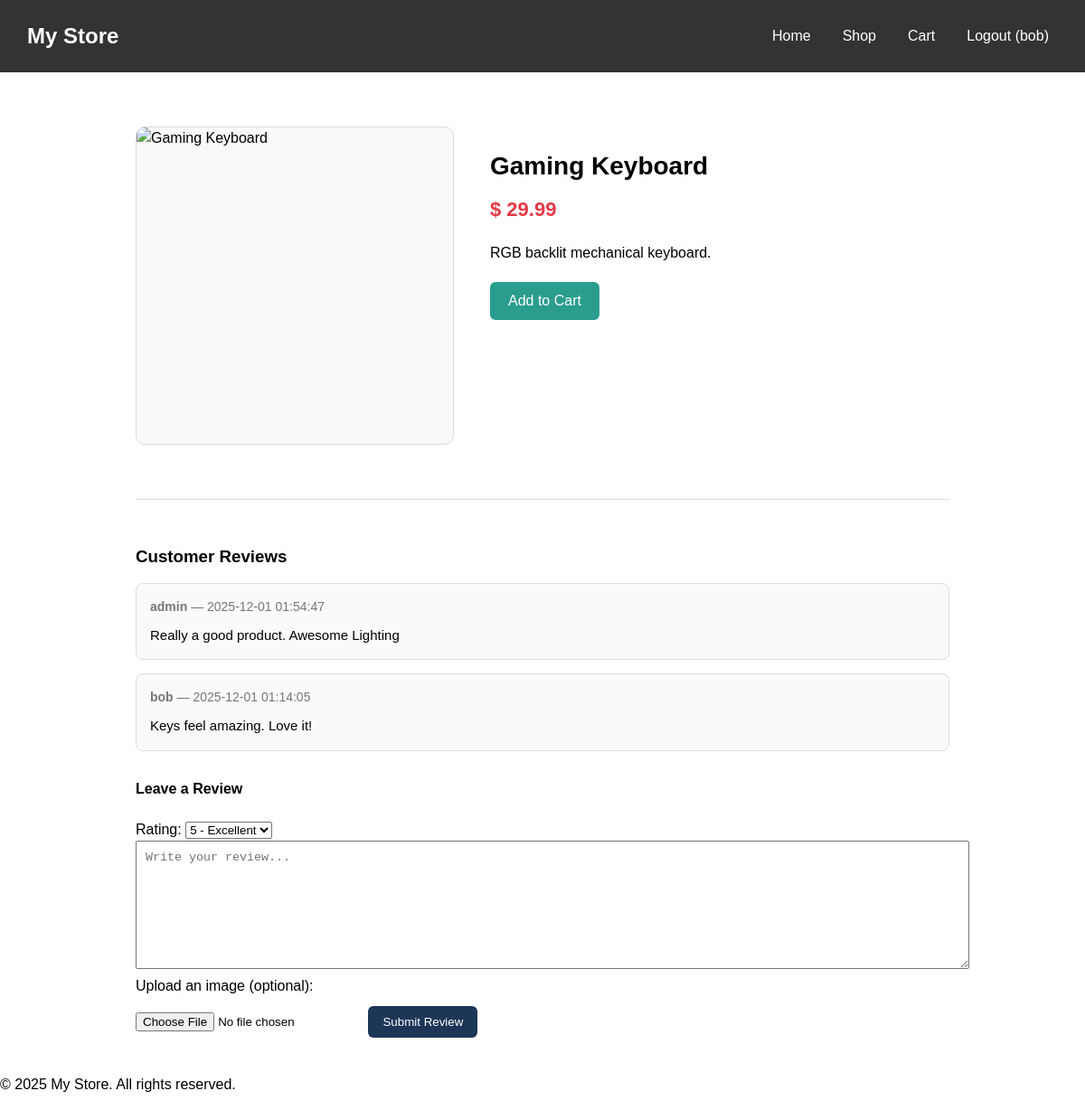
The page /product/2 (signed in) on the database its author committed.
### tables this page shows
CREATE TABLE users (
    id INTEGER PRIMARY KEY AUTOINCREMENT,
    username TEXT UNIQUE NOT NULL,
    password TEXT NOT NULL,
    email TEXT UNIQUE NOT NULL,
    role TEXT DEFAULT 'user',
    created_at TIMESTAMP DEFAULT CURRENT_TIMESTAMP
, is_suspended INTEGER DEFAULT 0);

CREATE TABLE products (
    id INTEGER PRIMARY KEY AUTOINCREMENT,
    name TEXT NOT NULL,
    price REAL NOT NULL,
    description TEXT NOT NULL
, seller_id INTEGER, inventory INTEGER DEFAULT 0);

CREATE TABLE reviews (
    id INTEGER PRIMARY KEY AUTOINCREMENT,
    user_id INTEGER NOT NULL,
    product_id INTEGER NOT NULL,
    content TEXT NOT NULL,                  
    image_url TEXT,     
    rating INTEGER DEFAULT 5,             
    created_at TIMESTAMP DEFAULT CURRENT_TIMESTAMP,
    FOREIGN KEY (user_id) REFERENCES users(id) ON DELETE CASCADE,
    FOREIGN KEY (product_id) REFERENCES products(id) ON DELETE CASCADE
);

### app.py (the view, shortened to what this page needs)
@app.route('/product/<int:product_id>', methods=['GET', 'POST'])
def product_detail(product_id):
    product = db.get_product(product_id)
    if not product:
        flash("Product not found.", "warning")
        return redirect(url_for('shop'))
    reviews = db.get_reviews_for_product(product_id)
    return render_template('product_detail.html', product=product, reviews=reviews)

### app.py (called while the page is built)
@app.context_processor
def inject_csrf_token():
    return dict(csrf_token=generate_csrf)

### db/database.py (called while the page is built)
    def connect(self):
        conn = sqlite3.connect(self.db_path, timeout=10, check_same_thread=False)
        conn.row_factory = sqlite3.Row
        return conn

    def get_product(self, product_id):
        with self.connect() as conn:
            product = conn.execute(
                "SELECT * FROM products WHERE id = ?",
                (product_id,)
            ).fetchone()
        return dict(product) if product else None

    def get_reviews_for_product(self, product_id):
        with self.connect() as conn:
            reviews = conn.execute(
                "SELECT r.content, r.image_url, r.rating, r.created_at, u.username "
                "FROM reviews r "
                "JOIN users u ON r.user_id = u.id "
                "WHERE r.product_id = ? "
                "ORDER BY r.created_at DESC",
                (product_id,)
            ).fetchall()
        return [dict(row) for row in reviews]

### templates/product_detail.html (shortened to what this page needs)
{% extends "base.html" %}
{% block content %}
<div class="product-container">
    <img
        src="{{ product.image_url if product.image_url else url_for('static', filename='placeholder.png') }}"
        alt="{{ product.name }}"
        class="product-image"
    >
    <div class="product-info">
        <h2>{{ product.name }}</h2>
        <p class="product-price">$ {{ product.price }}</p>
        <p class="product-description">{{ product.description }}</p>
        <form action="{{ url_for('add_to_cart', product_id=product.id) }}" method="POST">
            <button type="submit" class="btn-add-cart">Add to Cart</button>
        </form>
    </div>
</div>
<div class="reviews">
    <h3>Customer Reviews</h3>
    {% if reviews %}
        {% for review in reviews %}
            <div class="review-card">
                <div class="review-meta">
                    <strong>{{ review.username }}</strong>
                    — {{ review.created_at }}
                </div>
                <div class="review-text">
                    {{ review.content }}
                </div>
            </div>
        {% endfor %}
    {% else %}
        <p>No reviews yet.</p>
    {% endif %}
    {% if session.get('user_id') %}
        <div class="review-form">
            <h4>Leave a Review</h4>
            <form action="{{ url_for('product_detail', product_id=product.id) }}" method="POST" enctype="multipart/form-data">
                <label for="rating">Rating:</label>
                <select name="rating" id="rating">
                    <option value="5">5 - Excellent</option>
                </select>
                <textarea name="content" placeholder="Write your review..." required></textarea>
                <label>Upload an image (optional):</label><br>
                <input type="file" name="image">
                <button type="submit">Submit Review</button>
            </form>
        </div>
    {% else %}
        <p>You must <a href="{{ url_for('login') }}">log in</a> to leave a review.</p>
    {% endif %}
</div>
{% endblock %}

### templates/base.html (shortened to what this page needs)
<!DOCTYPE html>
<html lang="en">
<head>
  <link rel="stylesheet" href="{{ url_for('static', filename='styles.css') }}">
</head>
<body>
  <header>
    <h1>My Store</h1>
    <nav>
      <ul>
        <li><a href="{{ url_for('home') }}">Home</a></li>
        <li><a href="{{ url_for('shop') }}">Shop</a></li>
        {% if session.get('user_id') %}
            <li><a href="{{ url_for('cart') }}">Cart</a></li>
            <li><a href="{{ url_for('logout') }}">Logout ({{ session.get('username') }})</a></li>
        {% else %}
            <li><a href="{{ url_for('login') }}">Login</a></li>
            <li><a href="{{ url_for('register') }}">Register</a></li>
        {% endif %}
      </ul>
    </nav>
  </header>
  <main>
    {% block content %}{% endblock %}
  </main>
  <footer>
    <p>&copy; 2025 My Store. All rights reserved.</p>
  </footer>
</body>
</html>

### static/styles.css (style rules this page uses)
body { font-family: Arial, sans-serif; line-height: 1.5; margin: 0px }
header { display: flex; justify-content: space-between; align-items: center; background-color: #333; padding: 0 30px; height: 80px; }
header h1 { font-size: 1.5rem; color: white; }
nav ul { list-style: none; display: flex; align-items: center; gap: 15px; }
nav ul li a { display: flex; align-items: center; height: 100%; color: white; text-decoration: none; padding: 0 10px; transition: background-color 0.3s; }
.product-container { max-width: 900px; margin: 40px auto; display: flex; gap: 40px; padding: 20px; }
.product-image { width: 350px; height: 350px; object-fit: cover; border-radius: 10px; border: 1px solid #ddd; background: #f9f9f9; }
.product-info { flex: 1; }
.product-info h2 { margin-bottom: 10px; font-size: 28px; }
.product-price { color: #e63946; font-size: 22px; margin: 10px 0 20px; font-weight: bold; }
.product-description { font-size: 16px; line-height: 1.5; margin-bottom: 20px; }
.btn-add-cart { padding: 12px 20px; background: #2a9d8f; color: white; border: none; cursor: pointer; border-radius: 6px; font-size: 16px; }
.reviews { max-width: 900px; margin: 40px auto; border-top: 1px solid #ddd; padding-top: 30px; }
.reviews h3 { margin-bottom: 15px; }
.review-card { border: 1px solid #ddd; padding: 15px; margin-bottom: 15px; border-radius: 8px; background: #fafafa; }
.review-meta { font-size: 14px; color: #777; margin-bottom: 10px; }
.review-text { font-size: 15px; line-height: 1.5; }
.review-form { margin-top: 30px; }
.review-form textarea { width: 100%; height: 120px; padding: 10px; resize: vertical; }
.review-form button { background: #1d3557; color: white; padding: 10px 16px; border: none; border-radius: 6px; margin-top: 10px; cursor: pointer; }

### rows shown on the page
users: get "bob"
products: name "Gaming Keyboard", price "29.99", description "RGB backlit mechanical keyboard."
reviews: username "admin", created_at "2025-12-01 01:54:47", content "Really a good product. Awesome Lighting"
reviews: username "bob", created_at "2025-12-01 01:14:05", content "Keys feel amazing. Love it!"
